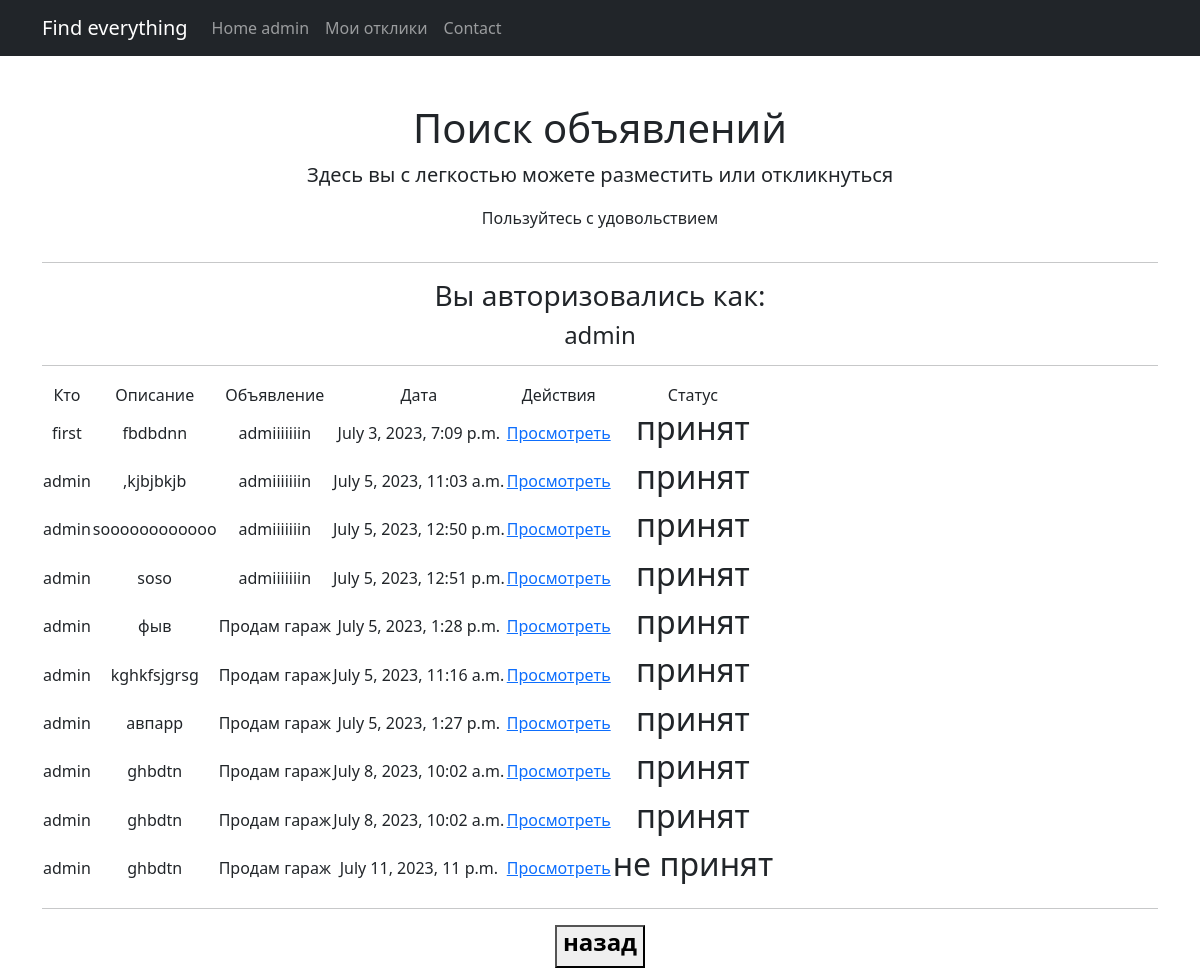
The app's page /adverts/response/ (signed in) with its own data.
### advert/models.py (models this page shows, shortened)
class Response(models.Model):
    text = models.TextField()
    advertResponse = models.ForeignKey(Advert, on_delete=models.CASCADE)
    authorResponse = models.ForeignKey(User, on_delete=models.CASCADE) # self.request.user
    status = models.BooleanField(default=False)
    createDate = models.DateTimeField(auto_now_add=True)

class Advert(models.Model):
    author = models.ForeignKey(User, on_delete=models.CASCADE)
    category = models.CharField(max_length=12, choices=CATEGORY_CHOICES, default='dd')
    title = models.CharField(max_length=50)
    text = models.TextField()
    createDate = models.DateTimeField(auto_now_add=True)

### advert/views.py (the view)
# urls.py: path('response/', views.MyResponses.as_view(), name='my_responses'),  #по этой ссылке работает просмотр всех откликов
class MyResponses(LoginRequiredMixin, ListView):
    raise_exception = True
    model = Response
    ordering = '-createDate'
    template_name = 'my_responses.html'
    context_object_name = 'responses'
    paginate_by = 5
    def get_context_data(self, **kwargs):
        context = super().get_context_data(**kwargs)
        context['time_now'] = datetime.utcnow()
        myresp = Response.objects.filter(advertResponse__author=self.request.user)
        context['myresp'] = myresp
        return context

### templates/my_responses.html (shortened to what this page needs)
{% extends 'flatpages/default.html' %}
{% block content %}
<hr>
<h3>Вы авторизовались как:</h3>
        <h4>{{user.username}}</h4>
   {% if responses %}
            <table>
           <tr>
               <td>Кто</td>
               <td>Описание</td>
               <td>Объявление</td>
               <td>Дата</td>
               <td>Действия</td>
               <td>Cтатус</td>
           </tr>
           {% for response in myresp %}
           <tr>
               <td>{{ response.authorResponse }}</td>
               <td>{{ response.text|truncatewords:2 }}</td>
               <td>{{ response.advertResponse.title }}</td>
               <td>{{ response.createDate }}</td>
               <td>
                    <a href="{% url 'response' pk=response.id %}">Просмотреть</a>
               </td>
                    {% if response.status %}
                        <td><h2>принят</h2></td>
                    {% else %}
                         <td><h2>не принят</h2></td>
                    {% endif %}
           </tr>
           {% endfor %}
           <hr>
       </table>
   {% else %}
       <h2>Откликов нет!</h2>
   {% endif %}
<hr>
<button>
     <a class="nav-link" href="{% url 'advert_list' %}">
          <h4><strong>назад</strong></h4>
      </a>
  </button>
{% endblock content %}

### templates/flatpages/default.html (shortened to what this page needs)
<!DOCTYPE html>
<html lang="en">
{% load static %}
    <head>
        <link href="{% static 'css/styles.css' %}" rel="stylesheet" />
    </head>
    <body>
       <nav class="navbar navbar-expand-lg navbar-dark bg-dark static-top">
   <div class="container">
       <a class="navbar-brand" href="#">Find everything</a>
       <div class="collapse navbar-collapse" id="navbarResponsive">
           <ul class="navbar-nav ml-auto">
               <li class="nav-item active">
                   <a class="nav-link" href="/adverts">Home
                       <span class="sr-only">{{user.username}}</span>
                   </a>
               </li>
               <li class="nav-item">
                   <a class="nav-link" href="/adverts/response/">Мои отклики</a>
               </li>
               <li class="nav-item">
                   <a class="nav-link" href="/adverts/contacts/">Contact</a>
               </li>
           </ul>
       </div>
   </div>
</nav>
        <div class="container">
            <div class="text-center mt-5">
                <h1>Поиск объявлений</h1>
                <p class="lead">Здесь вы с легкостью можете разместить или откликнуться</p>
                <p>Пользуйтесь с удовольствием</p>
            </div>
            <div class="row">
                 <div class="col-lg-12 text-center">
                    {% block content %}{% endblock content %}
            </div>
   </div>
        </div>
    </body>
</html>

### records on screen
Response: authorResponse "first", text "fbdbdnn", advertResponse "admiiiiiiin", createDate "July 3, 2023, 7:09 p.m.", status "принят"
Response: authorResponse "admin", text ",kjbjbkjb", advertResponse "admiiiiiiin", createDate "July 5, 2023, 11:03 a.m.", status "принят"
Response: authorResponse "admin", text "soooooooooooo", advertResponse "admiiiiiiin", createDate "July 5, 2023, 12:50 p.m.", status "принят"
Response: authorResponse "admin", text "soso", advertResponse "admiiiiiiin", createDate "July 5, 2023, 12:51 p.m.", status "принят"
Response: authorResponse "admin", text "фыв", advertResponse "Продам гараж", createDate "July 5, 2023, 1:28 p.m.", status "принят"
Response: authorResponse "admin", text "kghkfsjgrsg", advertResponse "Продам гараж", createDate "July 5, 2023, 11:16 a.m.", status "принят"
Response: authorResponse "admin", text "авпарр", advertResponse "Продам гараж", createDate "July 5, 2023, 1:27 p.m.", status "принят"
Response: authorResponse "admin", text "ghbdtn", advertResponse "Продам гараж", createDate "July 8, 2023, 10:02 a.m.", status "принят"
Response: authorResponse "admin", text "ghbdtn", advertResponse "Продам гараж", createDate "July 8, 2023, 10:02 a.m.", status "принят"
Response: authorResponse "admin", text "ghbdtn", advertResponse "Продам гараж", createDate "July 11, 2023, 11 p.m.", status "не принят"

### other values on screen
{{ user.username }} "admin"
